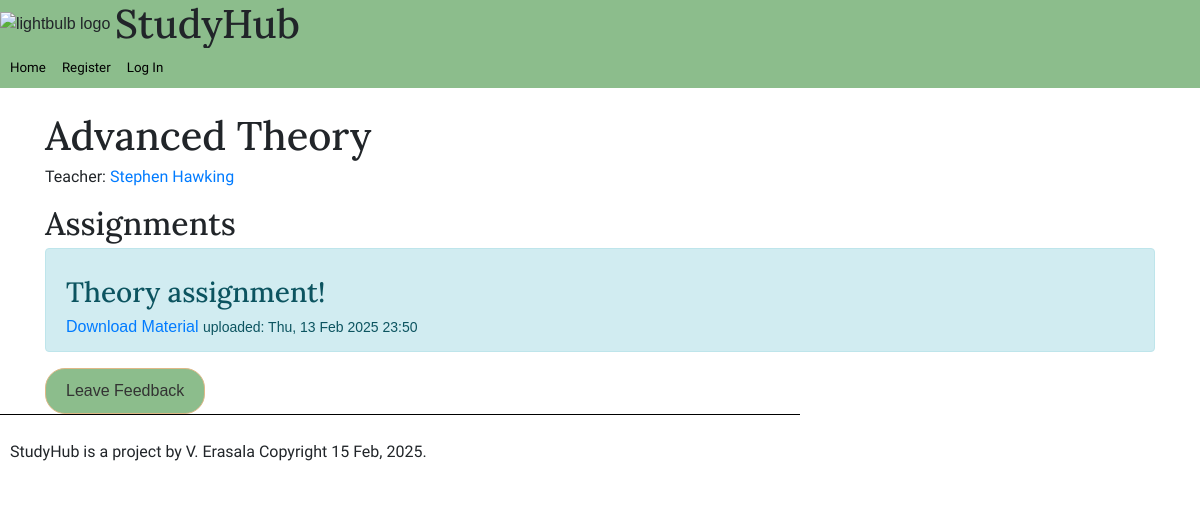
The page /course/1 on the database its author committed.
### study_hub/models.py (models this page shows, shortened)
class Course(models.Model):
    title = models.CharField(max_length=255)
    description = models.TextField()
    teacher = models.ForeignKey(User, on_delete=models.CASCADE, related_name='courses_taught')
    students = models.ManyToManyField(User, through='Enrollment', related_name='courses_enrolled')

class User(AbstractUser):
    is_teacher = models.BooleanField(default=False)
    name = models.CharField(max_length = 255)
    photo = models.ImageField(upload_to='profile_photos/', blank=True, null=True)
    groups = models.ManyToManyField(
        Group,
        blank=True,
        related_name="study_hub_user_set",
        related_query_name="user",
    )
    user_permissions = models.ManyToManyField(
        Permission,
        blank=True,
        related_name="study_hub_user_set",
        related_query_name="user",
    )

class CourseMaterial(models.Model):
    course = models.ForeignKey(Course, on_delete=models.CASCADE, related_name='materials')
    title = models.CharField(max_length=255)
    file = models.FileField(upload_to='course_materials/')
    uploaded_at = models.DateTimeField(auto_now_add=True)
    assignment_due_date = models.DateTimeField(null=True, blank=True)

### study_hub/views.py (the view)
# urls.py: path('course/<int:pk>', views.course_view, name = 'course_view'),
def course_view(request, pk):
    course = get_object_or_404(Course, pk = pk)
    materials = CourseMaterial.objects.filter(course=course).order_by('-uploaded_at')
    context = {
        'course': course,
        'materials': materials
    }
    return render(request, 'study_hub/course_detail.html', context)

### study_hub/templatetags/my_tags.py (called while the page is built)
@register.simple_tag
def todays_date():
    return datetime.datetime.now().strftime("%d %b, %Y")

### study_hub/templates/study_hub/course_detail.html
{% extends "./base.html" %}
{% load bootstrap4 %}
{% block content %}
<div class="container mt-4">
    <h1>{{ course.title }}</h1>
    <p>Teacher: <a href="/user/{{course.teacher.username}}">{{ course.teacher.name }}</a></p>
    <div>
        {% if materials %}
        <div>
            <h2>Assignments</h2>
            {% for material in materials %}
            <div class="alert alert-info">
                <h3> {{ material.title }}</h3>
                <a href="{{ material.file.url }}" download>Download Material</a>
                <small>uploaded: {{ material.uploaded_at|date:"D, d M Y H:i" }}</small>
            </div>
            {% empty %}
            <p>There are no assignments </p>
            {% endfor %}
        </div>
        {% endif %}
    </div>
    <div>
        <a href="{% url 'leave_feedback' course.pk %}" class="btn btn-primary">Leave Feedback</a>
    </div>
</div>
{% endblock %}

### study_hub/static/css/study_hub.css (style rules this page uses)
body { font-family: Sans-Serif; margin: 0px; border: 0px; padding: 0px; }
h1,h2,h3, h4, h5 { margin-top: 15px; margin-bottom: 5px; font-family: 'Lora'; }
p, b, ul, form { font-family: 'Source Sans 3' }
a { text-decoration: none; }
.btn { border-radius: 20px; border-color:burlywood; padding: 10px 20px; background-color: #8cbd8c; color: #333; transition: background-color 0.3s ease; }

### rows shown on the page
Course: title "Advanced Theory", teacher.name "Stephen Hawking"
CourseMaterial: title "Theory assignment!", uploaded_at "Thu, 13 Feb 2025 23:50"
